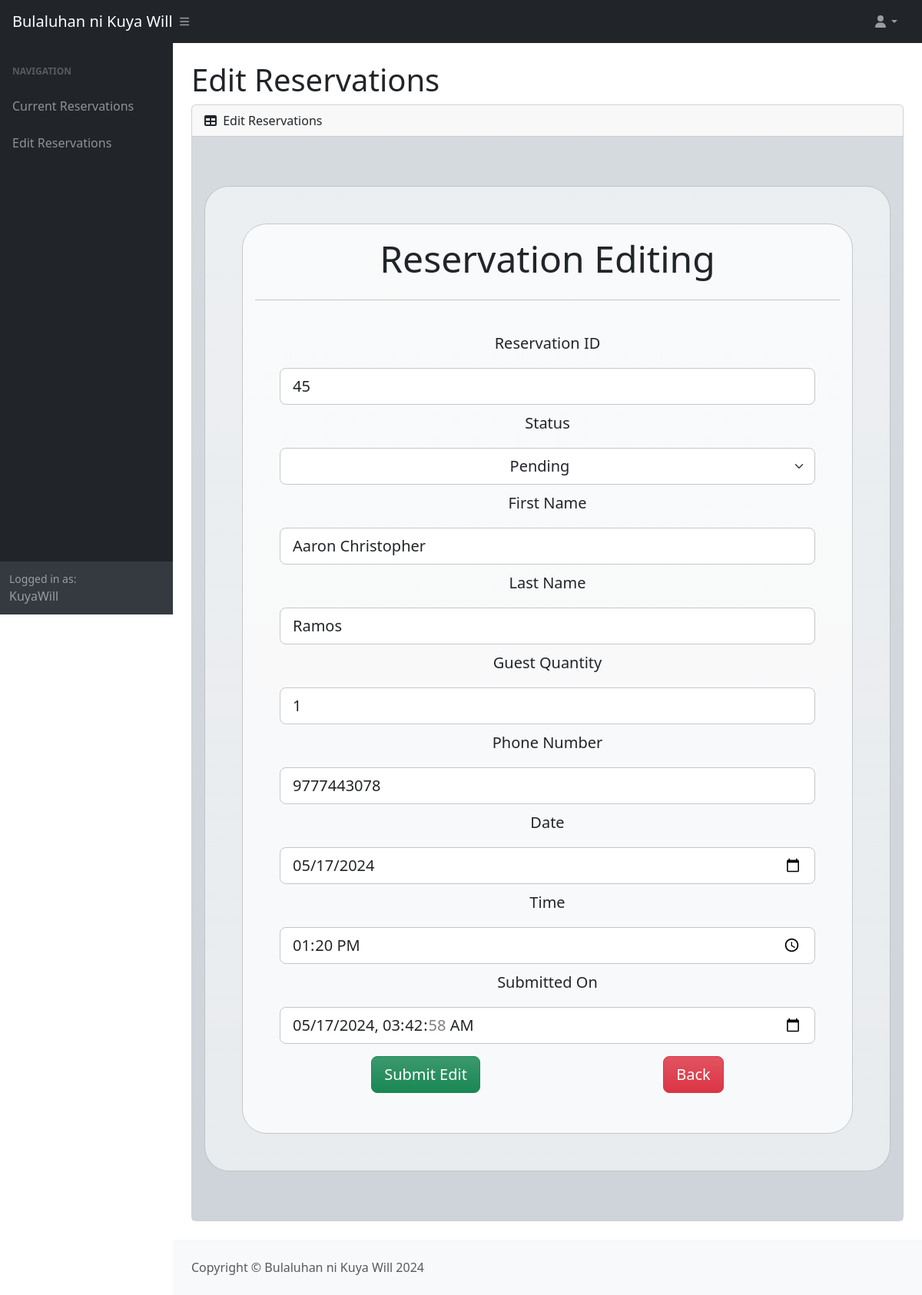
The app's page /admin/update.php?updateID=45 (signed in) with its own data.
### tables this page shows
CREATE TABLE `current_reservations` (
  `Reservation_ID` int(11) NOT NULL,
  `Customer_First_Name` varchar(255) NOT NULL,
  `Customer_Last_Name` varchar(255) NOT NULL,
  `Customer_Phone` bigint(20) NOT NULL,
  `Reservation_Date` date NOT NULL,
  `Reservation_Time` time NOT NULL,
  `Number_Of_Guests` int(11) NOT NULL DEFAULT 1,
  `Status` varchar(255) NOT NULL DEFAULT 'Pending',
  `Submitted_Reservation` timestamp NOT NULL DEFAULT current_timestamp()
);

### admin/update.php (the view, shortened to what this page needs)
<?php
require_once("connection.php");
$id = $_GET['updateID'];
$sql = "SELECT * FROM current_reservations WHERE Reservation_ID = $id";
$stmt = $conn->prepare($sql);
$stmt->execute();
$row = $stmt->fetch(PDO::FETCH_ASSOC);
$Reservation_ID        = $row['Reservation_ID'];
$Customer_First_Name   = $row['Customer_First_Name'];
$Customer_Last_Name    = $row['Customer_Last_Name'];
$Number_Of_Guests      = $row['Number_Of_Guests'];
$Customer_Phone        = $row['Customer_Phone'];
$Reservation_Date      = $row['Reservation_Date'];
$Reservation_Time      = $row['Reservation_Time'];
$Status                = $row['Status'];
$Submitted_Reservation = $row['Submitted_Reservation'];
?>
<!DOCTYPE html>
<html lang="EN">
  <head>
    <link href="https://cdn.jsdelivr.net/npm/simple-datatables@7.1.2/dist/style.min.css" rel="stylesheet" />
    <link href="css/styles.css" rel="stylesheet" />
    <link rel="stylesheet" href="https://cdn.jsdelivr.net/npm/bootstrap@5.3.3/dist/css/bootstrap.min.css"/>
    <link rel="stylesheet" href="https://cdnjs.cloudflare.com/ajax/libs/bootstrap/5.3.3/css/bootstrap.min.css"/>
    <link rel="stylesheet" href="https://unpkg.com/bootstrap@5.3.3/dist/css/bootstrap.min.css"/>
  </head>
  <body class="sb-nav-fixed">
    <nav class="sb-topnav navbar navbar-expand navbar-dark bg-dark">
      <a class="navbar-brand ps-3" href="index.php">Bulaluhan ni Kuya Will</a>
      <button class="btn btn-link btn-sm order-1 order-lg-0 me-4 me-lg-0" id="sidebarToggle" href="#!"><i class="fas fa-bars"></i></button>
      <ul class="navbar-nav ms-auto ms-md-0 me-3 me-lg-4">
        <li class="nav-item dropdown">
          <a class="nav-link dropdown-toggle" id="navbarDropdown" href="#" role="button" data-bs-toggle="dropdown" aria-expanded="false"><i class="fas fa-user fa-fw"></i></a>
        </li>
      </ul>
    </nav>
    <div id="layoutSidenav">
      <div id="layoutSidenav_nav">
        <nav class="sb-sidenav accordion sb-sidenav-dark" id="sidenavAccordion">
          <div class="sb-sidenav-menu">
            <div class="nav">
              <div class="sb-sidenav-menu-heading">Navigation</div>
              <a class="nav-link" href="index.php">Current Reservations</a>
              <a class="nav-link" href="#">Edit Reservations</a>
            </div>
          </div>
          <div class="sb-sidenav-footer">
            <div class="small">Logged in as:</div>
            <?php echo $_SESSION['Username']; ?>
          </div>
        </nav>
      </div>
      <div id="layoutSidenav_content">
        <main>
          <h1 class="container-fluid px-4 mt-4">Edit Reservations</h1>
          <div class="container-fluid px-4">
            <div class="card mb-4">
              <div class="card-header">
                <i class="fas fa-table me-1"></i>
                Edit Reservations
              </div>
              <div class="card-body bg-success bg-light bg-dark-subtle bg-gradient">
                <div class="card container p-5 my-5 rounded-5 text-dark text-center bg-body-secondary bg-gradient">
                  <div class="card-body rounded-5 border border-secondary-subtle bg-body-tertiary bg-gradient">
                    <h2 class="card-title p-0 pb-2 m-0 display-5">Reservation Editing</h2><hr>
                    <div class="p-3 m-3">
                      <div class="row g-3">
                        <form class="text-center" action="<?php echo htmlspecialchars($_SERVER["REQUEST_URI"]); ?>" method="POST">
                          <div>
                            <label for="Reservation_ID" class="form-label col-form-label-lg">Reservation ID</label>
                            <input type="number" class="form-control form-control-lg border border-secondary-subtle" id="Reservation_ID" placeholder="Reservation ID" aria-label="Reservation ID" name="Reservation_ID" value="<?php echo $Reservation_ID; ?>">
                          </div>
                          <div>
                            <label for="Status" class="form-label col-form-label-lg">Status</label>
                            <select class="form-select form-select-lg text-center border border-secondary-subtle" id="Status" name="Status" value="<?php echo $Status; ?>">
                              <option value="Pending">Pending</option>
                            </select>
                          </div>
                          <div>
                            <label for="Customer_First_Name" class="form-label col-form-label-lg">First Name</label>
                            <input type="text" class="form-control form-control-lg border border-secondary-subtle" id="Customer_First_Name" placeholder="First Name" aria-label="First Name" name="Customer_First_Name" value="<?php echo $Customer_First_Name; ?>">
                          </div>
                          <div>
                            <label for="Customer_Last_Name" class="form-label col-form-label-lg">Last Name</label>
                            <input type="text" class="form-control form-control-lg border border-secondary-subtle" id="Customer_Last_Name" placeholder="Last Name" aria-label="Last Name" name="Customer_Last_Name" value="<?php echo $Customer_Last_Name; ?>">
                          </div>
                          <div>
                            <label for="Number_Of_Guests" class="form-label col-form-label-lg">Guest Quantity</label>
                            <input type="number" class="form-control form-control-lg border border-secondary-subtle" id="Number_Of_Guests" placeholder="Number of Guests" aria-label="- Number of Guests -" name="Number_Of_Guests" value="<?php echo $Number_Of_Guests; ?>">
                          </div>
                          <div>
                            <label for="Customer_Phone" class="form-label col-form-label-lg">Phone Number</label>
                            <input type="tel" class="form-control form-control-lg border border-secondary-subtle" id="Customer_Phone" placeholder="Phone Number" aria-label="Phone Number" name="Customer_Phone" value="<?php echo $Customer_Phone; ?>">
                          </div>
                          <div>
                            <label for="Reservation_Date" class="form-label col-form-label-lg">Date</label>
                            <input type="date" class="form-control form-control-lg border border-secondary-subtle" id="Reservation_Date" aria-label="Date" name="Reservation_Date" value="<?php echo $Reservation_Date; ?>">
                          </div>
                          <div>
                            <label for="Reservation_Time" class="form-label col-form-label-lg">Time</label>
                            <input type="time" class="form-control form-control-lg border border-secondary-subtle" id="Reservation_Time" aria-label="Time" name="Reservation_Time" value="<?php echo $Reservation_Time; ?>">
                          </div>
                          <div>
                            <label for="Submitted_Reservation" class="form-label col-form-label-lg">Submitted On</label>
                            <input type="datetime-local" class="form-control form-control-lg border border-secondary-subtle" id="Submitted_Reservation" aria-label="Submitted Reservation Date" name="Submitted_Reservation" value="<?php echo $Submitted_Reservation; ?>">
                          </div>
                          <div class="d-flex justify-content-around">
                            <button type="submit" class="btn btn-lg btn-success bg-gradient mt-3 mb-1" name="submit" id="submit">Submit Edit</button>
                            <button type="button" class="btn btn-lg btn-danger bg-gradient mt-3 mb-1" name="back" id="back" onclick="window.location.href='index.php';">Back</button>
                          </div>
                        </form>
                      </div>
                    </div>
                  </div>
                </div>
              </div>
            </div>
          </div>
        </main>
        <footer class="py-4 bg-light mt-auto">
          <div class="container-fluid px-4">
            <div class="float-start">
              <div class="text-muted">Copyright &copy; Bulaluhan ni Kuya Will 2024</div>
            </div>
          </div>
        </footer>
      </div>
    </div>
  </body>
</html>

### records on screen
current_reservations: Reservation_ID "45", Status "Pending", Customer_First_Name "Aaron Christopher", Customer_Last_Name "Ramos", Number_Of_Guests "1", Customer_Phone "9777443078", Reservation_Date "05/17/2024", Reservation_Time "13:20:00", Submitted_Reservation "05/17/2024 03:42:58"

### other values on screen
$_SESSION['Username'] "KuyaWill"
